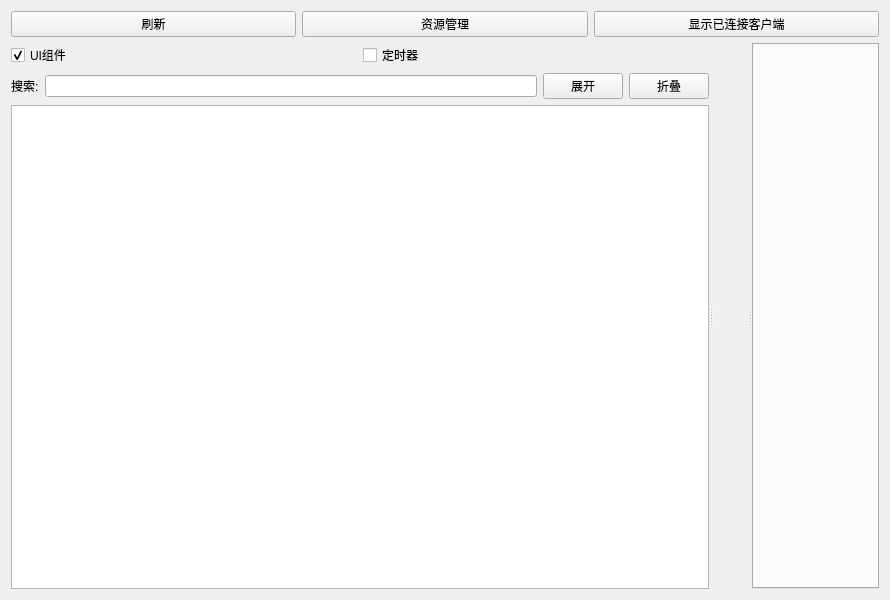
<?xml version="1.0" encoding="UTF-8"?>
<ui version="4.0">
 <class>Dialog</class>
 <widget class="QDialog" name="Dialog">
  <property name="geometry">
   <rect>
    <x>0</x>
    <y>0</y>
    <width>890</width>
    <height>600</height>
   </rect>
  </property>
  <property name="windowTitle">
   <string>QTInspector</string>
  </property>
  <layout class="QVBoxLayout" name="verticalLayout_4" stretch="0,1">
   <item>
    <layout class="QHBoxLayout" name="horizontalLayout" stretch="0,0,0">
     <item>
      <widget class="QPushButton" name="refresh">
       <property name="text">
        <string>刷新</string>
       </property>
       <property name="autoDefault">
        <bool>false</bool>
       </property>
      </widget>
     </item>
     <item>
      <widget class="QPushButton" name="resource_manager">
       <property name="text">
        <string>资源管理</string>
       </property>
       <property name="autoDefault">
        <bool>false</bool>
       </property>
      </widget>
     </item>
     <item>
      <widget class="QPushButton" name="show_clients">
       <property name="text">
        <string>显示已连接客户端</string>
       </property>
       <property name="autoDefault">
        <bool>false</bool>
       </property>
      </widget>
     </item>
    </layout>
   </item>
   <item>
    <widget class="QSplitter" name="splitter">
     <property name="orientation">
      <enum>Qt::Horizontal</enum>
     </property>
     <widget class="QWidget" name="layoutWidget">
      <layout class="QVBoxLayout" name="verticalLayout_3">
       <item>
        <layout class="QHBoxLayout" name="horizontalLayout_3">
         <item>
          <widget class="QCheckBox" name="ui_object_filter">
           <property name="text">
            <string>UI组件</string>
           </property>
           <property name="checked">
            <bool>true</bool>
           </property>
          </widget>
         </item>
         <item>
          <widget class="QCheckBox" name="timer_object_filter">
           <property name="text">
            <string>定时器</string>
           </property>
          </widget>
         </item>
        </layout>
       </item>
       <item>
        <layout class="QHBoxLayout" name="horizontalLayout_2">
         <item>
          <widget class="QLabel" name="label">
           <property name="text">
            <string>搜索:</string>
           </property>
          </widget>
         </item>
         <item>
          <widget class="QLineEdit" name="search_text"/>
         </item>
         <item>
          <widget class="QPushButton" name="expand">
           <property name="text">
            <string>展开</string>
           </property>
           <property name="autoDefault">
            <bool>false</bool>
           </property>
          </widget>
         </item>
         <item>
          <widget class="QPushButton" name="collapse">
           <property name="text">
            <string>折叠</string>
           </property>
           <property name="autoDefault">
            <bool>false</bool>
           </property>
          </widget>
         </item>
        </layout>
       </item>
       <item>
        <widget class="QTreeView" name="object_tree_view_">
         <property name="minimumSize">
          <size>
           <width>400</width>
           <height>0</height>
          </size>
         </property>
         <attribute name="headerVisible">
          <bool>false</bool>
         </attribute>
        </widget>
       </item>
      </layout>
     </widget>
     <widget class="QWidget" name="layoutWidget">
      <layout class="QVBoxLayout" name="verticalLayout">
       <item>
        <spacer name="verticalSpacer">
         <property name="orientation">
          <enum>Qt::Vertical</enum>
         </property>
         <property name="sizeHint" stdset="0">
          <size>
           <width>20</width>
           <height>40</height>
          </size>
         </property>
        </spacer>
       </item>
       <item>
        <widget class="QLabel" name="screen_image">
         <property name="maximumSize">
          <size>
           <width>768</width>
           <height>400</height>
          </size>
         </property>
         <property name="text">
          <string/>
         </property>
         <property name="pixmap">
          <pixmap>../../rom/1.13.0全能模拟器安装包/retroarch/overlays/001 capcom/02.png</pixmap>
         </property>
         <property name="scaledContents">
          <bool>true</bool>
         </property>
         <property name="alignment">
          <set>Qt::AlignCenter</set>
         </property>
        </widget>
       </item>
       <item>
        <spacer name="verticalSpacer_2">
         <property name="orientation">
          <enum>Qt::Vertical</enum>
         </property>
         <property name="sizeHint" stdset="0">
          <size>
           <width>20</width>
           <height>40</height>
          </size>
         </property>
        </spacer>
       </item>
      </layout>
     </widget>
     <widget class="QTabWidget" name="tabWidget"/>
    </widget>
   </item>
  </layout>
 </widget>
 <resources/>
 <connections/>
</ui>
